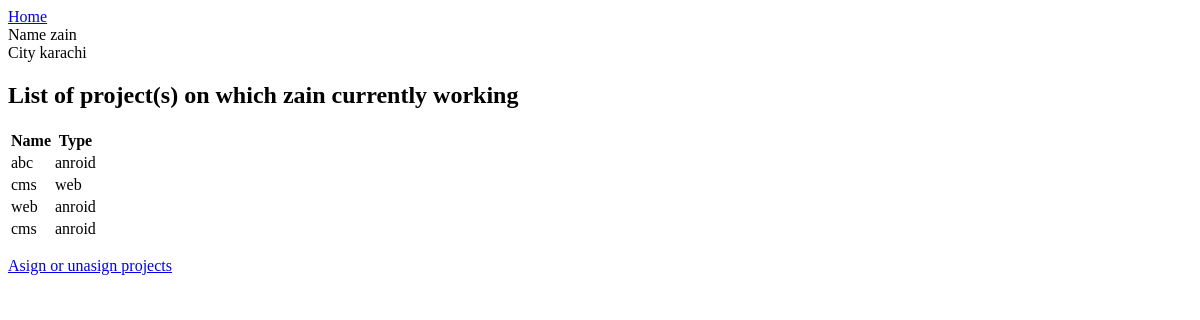
The page /myapp/employee/view/2 on the database as committed earlier.
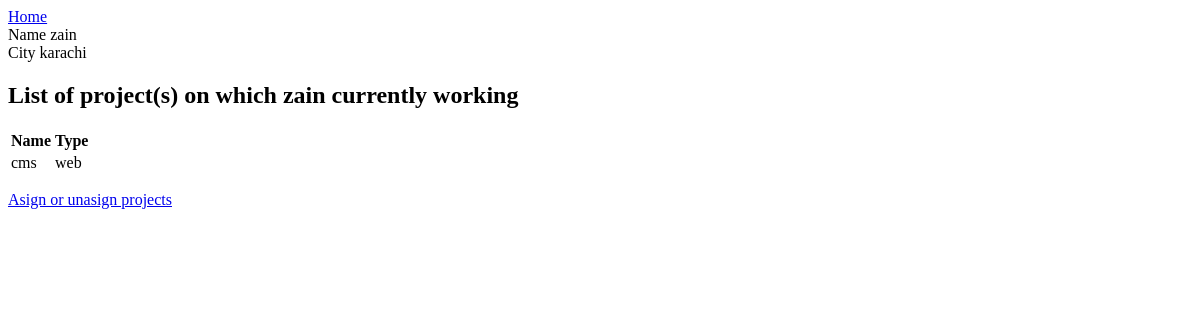
The same page on the database as committed later.
### myapp/models.py (models this page shows, shortened)
class Project(models.Model):
    name = models.CharField(max_length=20)
    type = models.CharField(max_length=29)
    employees = models.ManyToManyField(Employee, related_name='projects', blank=True)

### myapp/views.py (the view)
# urls.py: path('employee/view/<int:id>', views.employeeview, name='employee/view'),
def employeeview(request, id):
    emp = Employee.objects.get(id=id)
    return render(request, 'myapp/employeeview.html', {'emp': emp})

### myapp/templates/myapp/employeeview.html
{% extends 'myapp/base.html' %}
{% block content %}
<label>Name</label> {{ emp.name }}<br>
<label>City</label> {{ emp.city }} <br>
{% if emp.projects.all %}
<h2>List of project(s) on which {{ emp.name }} currently working</h2>
<table>
    <tr>
        <th>Name</th>
        <th>Type</th>
    </tr>
    {% for p in emp.projects.all %}
    <tr>
        <td>{{ p.name }}</td>
        <td>{{ p.type }}</td>
    </tr>
    {% endfor %}
</table>
{% else %}
<h2>{{ emp.name }} is not curently working any project yet</h2>
{% endif %}
<p>
    <a href="/myapp/employee/asignprojecttoemployee/{{ emp.id }}">Asign or unasign projects</a>
</p>
{% endblock %}

Rows that differ between the two databases and show on the page:
no longer on this page (row unchanged): Project: name "abc", type "anroid"
removed Project: name "web", type "anroid"
removed Project: name "cms", type "anroid"
